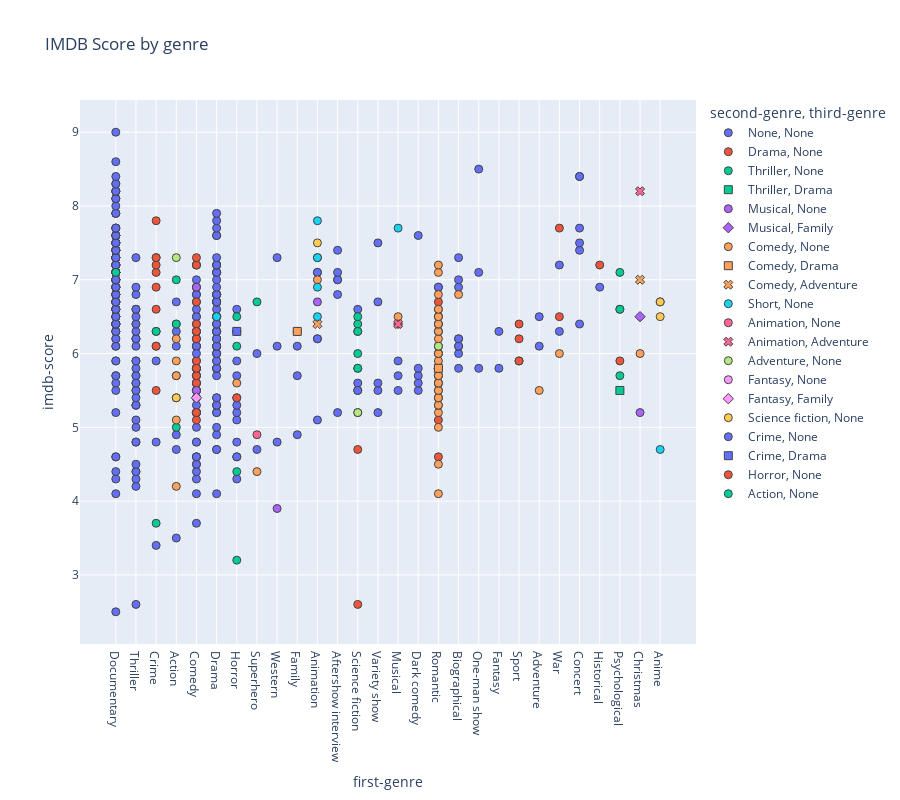

Notebook code cell kept with this figure:
### Code cell
fig = px.scatter(netflix_og_disp,
    y='imdb-score', x='first-genre', color='second-genre', symbol='third-genre',
    hover_name='title', labels={'value':'genre'},
    title='IMDB Score by genre', height=800
)
fig.update_traces(marker=dict(size=8, line=dict(width=1)))
fig.show()

### Figure 1 — Plotly figure (JSON) as saved in the notebook; plotly's stock layout.template omitted (floating-point values rounded to 4 significant figures; data arrays with more than 128 entries replaced by an {"elided": "..."} marker saying what was removed)
{"data": [{"hovertemplate": "<b>%{hovertext}</b><br><br>second-genre=None<br>third-genre=None<br>first-genre=%{x}<br>imdb-score=%{y}<extra></extra>", "hovertext": {"elided": "419 str values"}, "legendgroup": "None, None", "marker": {"color": "#636efa", "line": {"width": 1}, "size": 8, "symbol": "circle"}, "mode": "markers", "name": "None, None", "orientation": "v", "showlegend": true, "type": "scatter", "x": {"elided": "419 str values"}, "xaxis": "x", "y": {"elided": "419 float values"}, "yaxis": "y"}, {"hovertemplate": "<b>%{hovertext}</b><br><br>second-genre=Drama<br>third-genre=None<br>first-genre=%{x}<br>imdb-score=%{y}<extra></extra>", "hovertext": ["The App", "Paris Is Us", "IO", "Dude", "Geez & Ann", "Tall Girl", "Freaks: You're One of Us", "Under the Riccione Sun", "Òlòt?ré", "Double Dad", "The Last Laugh", "The Last Paradiso", "Caught by a Wave", "Christmas Inheritance", "15 August", "Rajma Chawal", "Amateur", "The Polka King", "Lost Girls", "Rogue City", "Crazy Awesome Teachers", "High Flying Bird", "Cargo", "The Discovery", "The Laundromat", "The Outsider", "First Match", "Layla Majnun", "Nappily Ever After", "The Heartbreak Club", "Da 5 Bloods", "The Crimes That Bind", "Malcolm & Marie", "Tallulah", "Pagglait", "The Highwaymen", "The Meyerowitz Stories (New and Selected)", "Ferry", "Paddleton", "Seventeen", "Soni", "The King", "El Camino: A Breaking Bad Movie", "On My Skin", "The Fundamentals of Caring", "Beasts of No Nation", "The Irishman"], "legendgroup": "Drama, None", "marker": {"color": "#EF553B", "line": {"width": 1}, "size": 8, "symbol": "circle"}, "mode": "markers", "name": "Drama, None", "orientation": "v", "showlegend": true, "type": "scatter", "x": ["Science fiction", "Romantic", "Science fiction", "Comedy", "Romantic", "Comedy", "Horror", "Romantic", "Crime", "Comedy", "Comedy", "Romantic", "Romantic", "Romantic", "Comedy", "Comedy", "Sport", "Comedy", "Crime", "Crime", "Comedy", "Sport", "Horror", "Science fiction", "Comedy", "Crime", "Sport", "Romantic", "Comedy", "Comedy", "War", "Crime", "Romantic", "Comedy", "Comedy", "Crime", "Comedy", "Crime", "Comedy", "Comedy", "Crime", "Historical", "Crime", "Crime", "Comedy", "War", "Crime"], "xaxis": "x", "y": [2.6, 4.6, 4.7, 5.1, 5.1, 5.2, 5.4, 5.4, 5.5, 5.6, 5.6, 5.6, 5.7, 5.7, 5.8, 5.8, 5.9, 5.9, 6.1, 6.1, 6.2, 6.2, 6.3, 6.3, 6.3, 6.3, 6.4, 6.4, 6.4, 6.4, 6.5, 6.6, 6.7, 6.7, 6.9, 6.9, 6.9, 7.1, 7.2, 7.2, 7.2, 7.2, 7.3, 7.3, 7.3, 7.7, 7.8], "yaxis": "y"}, {"hovertemplate": "<b>%{hovertext}</b><br><br>second-genre=Thriller<br>third-genre=None<br>first-genre=%{x}<br>imdb-score=%{y}<extra></extra>", "hovertext": ["The Open House", "The Last Days of American Crime", "Death Note", "How It Ends", "The Woman in the Window", "Extinction", "TAU", "iBoy", "Rebecca", "The Perfection", "Apostle", "Shimmer Lake", "ARQ", "Triple Frontier", "Wheelman", "Gerald's Game", "Oxygen", "Bird Box", "I'm Thinking of Ending Things", "The Night Comes for Us", "Derren Brown: Sacrifice", "The Devil All the Time"], "legendgroup": "Thriller, None", "marker": {"color": "#00cc96", "line": {"width": 1}, "size": 8, "symbol": "circle"}, "mode": "markers", "name": "Thriller, None", "orientation": "v", "showlegend": true, "type": "scatter", "x": ["Horror", "Crime", "Horror", "Action", "Psychological", "Science fiction", "Science fiction", "Science fiction", "Romantic", "Horror", "Horror", "Crime", "Science fiction", "Action", "Action", "Horror", "Science fiction", "Psychological", "Psychological", "Action", "Documentary", "Psychological"], "xaxis": "x", "y": [3.2, 3.7, 4.4, 5, 5.7, 5.8, 5.8, 6, 6, 6.1, 6.3, 6.3, 6.4, 6.4, 6.4, 6.5, 6.5, 6.6, 6.6, 7, 7.1, 7.1], "yaxis": "y"}, {"hovertemplate": "<b>%{hovertext}</b><br><br>second-genre=Thriller<br>third-genre=Drama<br>first-genre=%{x}<br>imdb-score=%{y}<extra></extra>", "hovertext": ["Ride or Die"], "legendgroup": "Thriller, Drama", "marker": {"color": "#00cc96", "line": {"width": 1}, "size": 8, "symbol": "square"}, "mode": "markers", "name": "Thriller, Drama", "orientation": "v", "showlegend": true, "type": "scatter", "x": ["Psychological"], "xaxis": "x", "y": [5.5], "yaxis": "y"}, {"hovertemplate": "<b>%{hovertext}</b><br><br>second-genre=Musical<br>third-genre=None<br>first-genre=%{x}<br>imdb-score=%{y}<extra></extra>", "hovertext": ["Paradox", "Dolly Parton's Christmas on the Square", "A Very Murray Christmas", "Arlo the Alligator Boy", "The Lonely Island Presents: The Unauthorized Bash Brothers Experience"], "legendgroup": "Musical, None", "marker": {"color": "#ab63fa", "line": {"width": 1}, "size": 8, "symbol": "circle"}, "mode": "markers", "name": "Musical, None", "orientation": "v", "showlegend": true, "type": "scatter", "x": ["Western", "Christmas", "Comedy", "Animation", "Comedy"], "xaxis": "x", "y": [3.9, 5.2, 5.5, 6.7, 6.9], "yaxis": "y"}, {"hovertemplate": "<b>%{hovertext}</b><br><br>second-genre=Musical<br>third-genre=Family<br>first-genre=%{x}<br>imdb-score=%{y}<extra></extra>", "hovertext": ["Jingle Jangle: A Christmas Journey"], "legendgroup": "Musical, Family", "marker": {"color": "#ab63fa", "line": {"width": 1}, "size": 8, "symbol": "diamond"}, "mode": "markers", "name": "Musical, Family", "orientation": "v", "showlegend": true, "type": "scatter", "x": ["Christmas"], "xaxis": "x", "y": [6.5], "yaxis": "y"}, {"hovertemplate": "<b>%{hovertext}</b><br><br>second-genre=Comedy<br>third-genre=None<br>first-genre=%{x}<br>imdb-score=%{y}<extra></extra>", "hovertext": ["Whipped", "All Because of You", "Thunder Force", "Just Say Yes", "Squared Love", "Coffee & Kareem", "Desperados", "A Christmas Prince: The Royal Wedding", "To Each, Her Own", "A Christmas Prince: The Royal Baby", "Game Over, Man!", "The Princess Switch: Switched Again", "Love Wedding Repeat", "The Knight Before Christmas", "The Legacy of a Whitetail Deer Hunter", "Falling Inn Love", "Love, Guaranteed", "Vampires vs. the Bronx", "Ginny Weds Sunny", "The Do-Over", "The Holiday Calendar", "A California Christmas", "A Christmas Prince", "Happy Anniversary", "Let It Snow", "Operation Christmas Drop", "Rich in Love", "The Kissing Booth 2", "The Perfect Date", "You've Got This", "Maska", "True Memoirs of an International Assassin", "The Christmas Chronicles: Part Two", "The Kissing Booth", "The Princess Switch", "To All the Boys: P.S. I Still Love You", "War Machine", "Holidate", "The Lovebirds", "Someone Great", "Spenser Confidential", "Alex Strangelove", "I Am Not an Easy Man", "To All the Boys: Always and Forever", "Como Caído del Cielo", "Isi & Ossi", "When We First Met", "Eurovision Song Contest: The Story of Fire Saga", "Set It Up", "Crazy About Her", "A Futile and Stupid Gesture", "Always Be My Maybe", "Rocko's Modern Life: Static Cling", "To All the Boys I've Loved Before", "Love per Square Foot"], "legendgroup": "Comedy, None", "marker": {"color": "#FFA15A", "line": {"width": 1}, "size": 8, "symbol": "circle"}, "mode": "markers", "name": "Comedy, None", "orientation": "v", "showlegend": true, "type": "scatter", "x": ["Romantic", "Action", "Superhero", "Romantic", "Romantic", "Action", "Romantic", "Romantic", "Romantic", "Romantic", "Action", "Romantic", "Romantic", "Romantic", "Adventure", "Romantic", "Romantic", "Horror", "Romantic", "Action", "Romantic", "Romantic", "Romantic", "Romantic", "Romantic", "Romantic", "Romantic", "Romantic", "Romantic", "Romantic", "Romantic", "Action", "Christmas", "Romantic", "Romantic", "Romantic", "War", "Romantic", "Romantic", "Romantic", "Action", "Romantic", "Romantic", "Romantic", "Musical", "Romantic", "Romantic", "Musical", "Romantic", "Romantic", "Biographical", "Romantic", "Animation", "Romantic", "Romantic"], "xaxis": "x", "y": [4.1, 4.2, 4.4, 4.5, 5, 5.1, 5.2, 5.3, 5.3, 5.4, 5.4, 5.4, 5.5, 5.5, 5.5, 5.6, 5.6, 5.6, 5.7, 5.7, 5.7, 5.8, 5.8, 5.8, 5.8, 5.8, 5.8, 5.8, 5.8, 5.8, 5.9, 5.9, 6, 6, 6, 6, 6, 6.1, 6.1, 6.2, 6.2, 6.3, 6.3, 6.3, 6.4, 6.4, 6.4, 6.5, 6.5, 6.6, 6.8, 6.8, 7, 7.1, 7.2], "yaxis": "y"}, {"hovertemplate": "<b>%{hovertext}</b><br><br>second-genre=Comedy<br>third-genre=Drama<br>first-genre=%{x}<br>imdb-score=%{y}<extra></extra>", "hovertext": ["Sierra Burgess Is a Loser", "Feel the Beat"], "legendgroup": "Comedy, Drama", "marker": {"color": "#FFA15A", "line": {"width": 1}, "size": 8, "symbol": "square"}, "mode": "markers", "name": "Comedy, Drama", "orientation": "v", "showlegend": true, "type": "scatter", "x": ["Romantic", "Family"], "xaxis": "x", "y": [5.8, 6.3], "yaxis": "y"}, {"hovertemplate": "<b>%{hovertext}</b><br><br>second-genre=Comedy<br>third-genre=Adventure<br>first-genre=%{x}<br>imdb-score=%{y}<extra></extra>", "hovertext": ["The Willoughbys", "The Christmas Chronicles"], "legendgroup": "Comedy, Adventure", "marker": {"color": "#FFA15A", "line": {"width": 1}, "size": 8, "symbol": "x"}, "mode": "markers", "name": "Comedy, Adventure", "orientation": "v", "showlegend": true, "type": "scatter", "x": ["Animation", "Christmas"], "xaxis": "x", "y": [6.4, 7], "yaxis": "y"}, {"hovertemplate": "<b>%{hovertext}</b><br><br>second-genre=Short<br>third-genre=None<br>first-genre=%{x}<br>imdb-score=%{y}<extra></extra>", "hovertext": ["Sol Levante", "Canvas ", "What Did Jack Do?", "Cops and Robbers", "Sitara: Let Girls Dream", "Anima", "If Anything Happens I Love You"], "legendgroup": "Short, None", "marker": {"color": "#19d3f3", "line": {"width": 1}, "size": 8, "symbol": "circle"}, "mode": "markers", "name": "Short, None", "orientation": "v", "showlegend": true, "type": "scatter", "x": ["Anime", "Animation", "Drama", "Animation", "Animation", "Musical", "Animation"], "xaxis": "x", "y": [4.7, 6.5, 6.5, 6.9, 7.3, 7.7, 7.8], "yaxis": "y"}, {"hovertemplate": "<b>%{hovertext}</b><br><br>second-genre=Animation<br>third-genre=None<br>first-genre=%{x}<br>imdb-score=%{y}<extra></extra>", "hovertext": ["Fearless", "Sturgill Simpson Presents: Sound & Fury"], "legendgroup": "Animation, None", "marker": {"color": "#FF6692", "line": {"width": 1}, "size": 8, "symbol": "circle"}, "mode": "markers", "name": "Animation, None", "orientation": "v", "showlegend": true, "type": "scatter", "x": ["Superhero", "Musical"], "xaxis": "x", "y": [4.9, 6.4], "yaxis": "y"}, {"hovertemplate": "<b>%{hovertext}</b><br><br>second-genre=Animation<br>third-genre=Adventure<br>first-genre=%{x}<br>imdb-score=%{y}<extra></extra>", "hovertext": ["Over the Moon", "Klaus"], "legendgroup": "Animation, Adventure", "marker": {"color": "#FF6692", "line": {"width": 1}, "size": 8, "symbol": "x"}, "mode": "markers", "name": "Animation, Adventure", "orientation": "v", "showlegend": true, "type": "scatter", "x": ["Musical", "Christmas"], "xaxis": "x", "y": [6.4, 8.2], "yaxis": "y"}, {"hovertemplate": "<b>%{hovertext}</b><br><br>second-genre=Adventure<br>third-genre=None<br>first-genre=%{x}<br>imdb-score=%{y}<extra></extra>", "hovertext": ["Rim of the World", "Holiday in the Wild", "Okja"], "legendgroup": "Adventure, None", "marker": {"color": "#B6E880", "line": {"width": 1}, "size": 8, "symbol": "circle"}, "mode": "markers", "name": "Adventure, None", "orientation": "v", "showlegend": true, "type": "scatter", "x": ["Science fiction", "Romantic", "Action"], "xaxis": "x", "y": [5.2, 6.1, 7.3], "yaxis": "y"}, {"hovertemplate": "<b>%{hovertext}</b><br><br>second-genre=Fantasy<br>third-genre=None<br>first-genre=%{x}<br>imdb-score=%{y}<extra></extra>", "hovertext": ["A Whisker Away"], "legendgroup": "Fantasy, None", "marker": {"color": "#FF97FF", "line": {"width": 1}, "size": 8, "symbol": "circle"}, "mode": "markers", "name": "Fantasy, None", "orientation": "v", "showlegend": true, "type": "scatter", "x": ["Anime"], "xaxis": "x", "y": [6.7], "yaxis": "y"}, {"hovertemplate": "<b>%{hovertext}</b><br><br>second-genre=Fantasy<br>third-genre=Family<br>first-genre=%{x}<br>imdb-score=%{y}<extra></extra>", "hovertext": ["A Babysitter's Guide to Monster Hunting"], "legendgroup": "Fantasy, Family", "marker": {"color": "#FF97FF", "line": {"width": 1}, "size": 8, "symbol": "diamond"}, "mode": "markers", "name": "Fantasy, Family", "orientation": "v", "showlegend": true, "type": "scatter", "x": ["Comedy"], "xaxis": "x", "y": [5.4], "yaxis": "y"}, {"hovertemplate": "<b>%{hovertext}</b><br><br>second-genre=Science fiction<br>third-genre=None<br>first-genre=%{x}<br>imdb-score=%{y}<extra></extra>", "hovertext": ["Outside the Wire", "Altered Carbon: Resleeved", "Blame!", "Invader Zim: Enter the Florpus"], "legendgroup": "Science fiction, None", "marker": {"color": "#FECB52", "line": {"width": 1}, "size": 8, "symbol": "circle"}, "mode": "markers", "name": "Science fiction, None", "orientation": "v", "showlegend": true, "type": "scatter", "x": ["Action", "Anime", "Anime", "Animation"], "xaxis": "x", "y": [5.4, 6.5, 6.7, 7.5], "yaxis": "y"}, {"hovertemplate": "<b>%{hovertext}</b><br><br>second-genre=Crime<br>third-genre=None<br>first-genre=%{x}<br>imdb-score=%{y}<extra></extra>", "hovertext": ["Mute", "Army of the Dead", "Murder Mystery"], "legendgroup": "Crime, None", "marker": {"color": "#636efa", "line": {"width": 1}, "size": 8, "symbol": "circle"}, "mode": "markers", "name": "Crime, None", "orientation": "v", "showlegend": true, "type": "scatter", "x": ["Science fiction", "Horror", "Comedy"], "xaxis": "x", "y": [5.5, 5.9, 6], "yaxis": "y"}, {"hovertemplate": "<b>%{hovertext}</b><br><br>second-genre=Crime<br>third-genre=Drama<br>first-genre=%{x}<br>imdb-score=%{y}<extra></extra>", "hovertext": ["1922"], "legendgroup": "Crime, Drama", "marker": {"color": "#636efa", "line": {"width": 1}, "size": 8, "symbol": "square"}, "mode": "markers", "name": "Crime, Drama", "orientation": "v", "showlegend": true, "type": "scatter", "x": ["Horror"], "xaxis": "x", "y": [6.3], "yaxis": "y"}, {"hovertemplate": "<b>%{hovertext}</b><br><br>second-genre=Horror<br>third-genre=None<br>first-genre=%{x}<br>imdb-score=%{y}<extra></extra>", "hovertext": ["Little Evil", "The Babysitter: Killer Queen", "Cam", "The Babysitter"], "legendgroup": "Horror, None", "marker": {"color": "#EF553B", "line": {"width": 1}, "size": 8, "symbol": "circle"}, "mode": "markers", "name": "Horror, None", "orientation": "v", "showlegend": true, "type": "scatter", "x": ["Comedy", "Comedy", "Psychological", "Comedy"], "xaxis": "x", "y": [5.7, 5.8, 5.9, 6.3], "yaxis": "y"}, {"hovertemplate": "<b>%{hovertext}</b><br><br>second-genre=Action<br>third-genre=None<br>first-genre=%{x}<br>imdb-score=%{y}<extra></extra>", "hovertext": ["Spectral", "The Old Guard"], "legendgroup": "Action, None", "marker": {"color": "#00cc96", "line": {"width": 1}, "size": 8, "symbol": "circle"}, "mode": "markers", "name": "Action, None", "orientation": "v", "showlegend": true, "type": "scatter", "x": ["Science fiction", "Superhero"], "xaxis": "x", "y": [6.3, 6.7], "yaxis": "y"}], "layout": {"height": 800, "legend": {"title": {"text": "second-genre, third-genre"}, "tracegroupgap": 0}, "title": {"text": "IMDB Score by genre"}, "xaxis": {"anchor": "y", "domain": [0, 1], "title": {"text": "first-genre"}}, "yaxis": {"anchor": "x", "domain": [0, 1], "title": {"text": "imdb-score"}}}}
